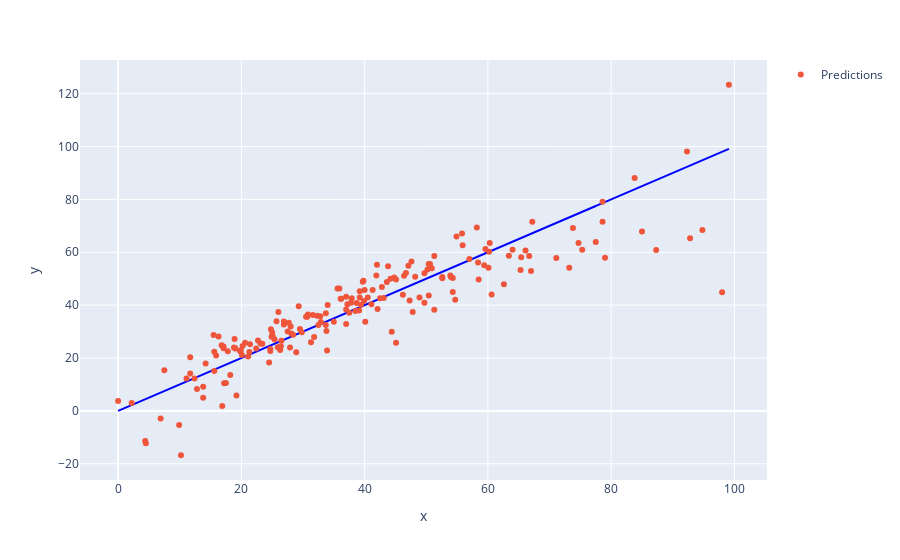

Notebook code for this chart:
### Code cell
fig2 = px.line(x = y_test, y = y_test,color_discrete_sequence=[ 'blue'])
fig2.add_scatter(x = y_test, y = preds, mode = "markers",name="Predictions")
fig2.show()

### Figure 1 — Plotly figure (JSON) as saved in the notebook; plotly's stock layout.template omitted (floating-point values rounded to 4 significant figures; data arrays with more than 128 entries replaced by an {"elided": "..."} marker saying what was removed)
{"data": [{"hovertemplate": "x=%{x}<br>y=%{y}<extra></extra>", "legendgroup": "", "line": {"color": "blue", "dash": "solid"}, "marker": {"symbol": "circle"}, "mode": "lines", "name": "", "orientation": "v", "showlegend": false, "type": "scatter", "x": {"elided": "190 float values"}, "xaxis": "x", "y": {"elided": "190 float values"}, "yaxis": "y"}, {"mode": "markers", "name": "Predictions", "type": "scatter", "x": {"elided": "190 float values"}, "y": {"elided": "190 float values"}}], "layout": {"legend": {"tracegroupgap": 0}, "margin": {"t": 60}, "xaxis": {"anchor": "y", "domain": [0, 1], "title": {"text": "x"}}, "yaxis": {"anchor": "x", "domain": [0, 1], "title": {"text": "y"}}}}
